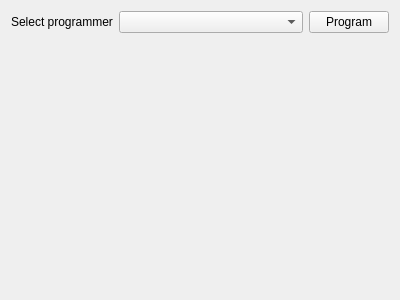
<?xml version="1.0" encoding="UTF-8"?>
<ui version="4.0">
 <class>Programmer</class>
 <widget class="QWidget" name="Programmer">
  <property name="geometry">
   <rect>
    <x>0</x>
    <y>0</y>
    <width>400</width>
    <height>300</height>
   </rect>
  </property>
  <property name="windowTitle">
   <string>Form</string>
  </property>
  <layout class="QVBoxLayout" name="verticalLayout">
   <item>
    <layout class="QHBoxLayout" name="horizontalLayout">
     <item>
      <widget class="QLabel" name="label">
       <property name="text">
        <string>Select programmer</string>
       </property>
      </widget>
     </item>
     <item>
      <widget class="QComboBox" name="comboBox">
       <property name="sizePolicy">
        <sizepolicy hsizetype="Expanding" vsizetype="Fixed">
         <horstretch>0</horstretch>
         <verstretch>0</verstretch>
        </sizepolicy>
       </property>
      </widget>
     </item>
     <item>
      <widget class="QPushButton" name="pushButton">
       <property name="text">
        <string>Program</string>
       </property>
      </widget>
     </item>
    </layout>
   </item>
   <item>
    <spacer name="verticalSpacer">
     <property name="orientation">
      <enum>Qt::Vertical</enum>
     </property>
     <property name="sizeHint" stdset="0">
      <size>
       <width>20</width>
       <height>40</height>
      </size>
     </property>
    </spacer>
   </item>
  </layout>
 </widget>
 <resources/>
 <connections/>
</ui>
